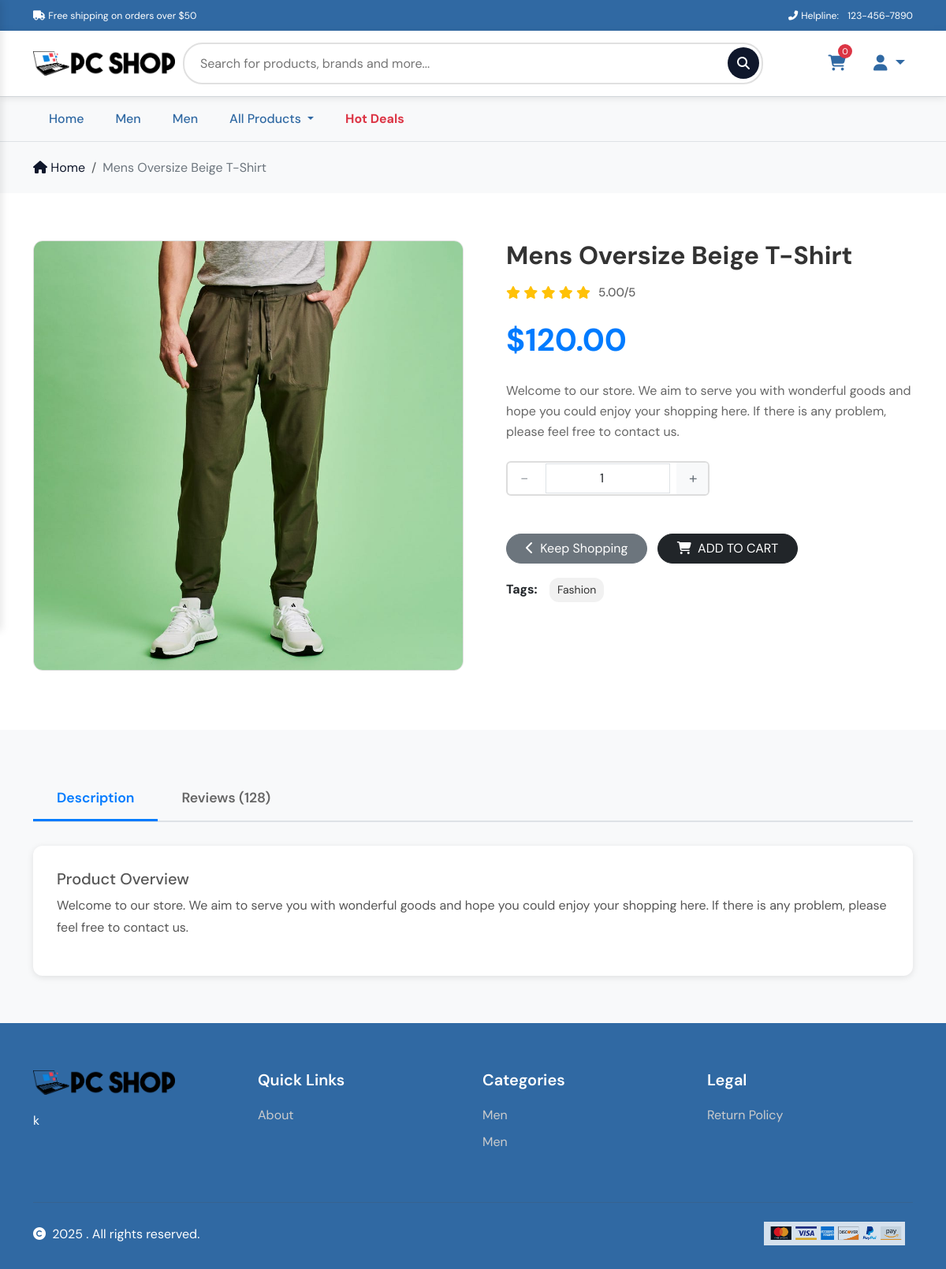
The app's page /products/smihono-womens-tops-summer-dressy-casual-fashion/, older data.
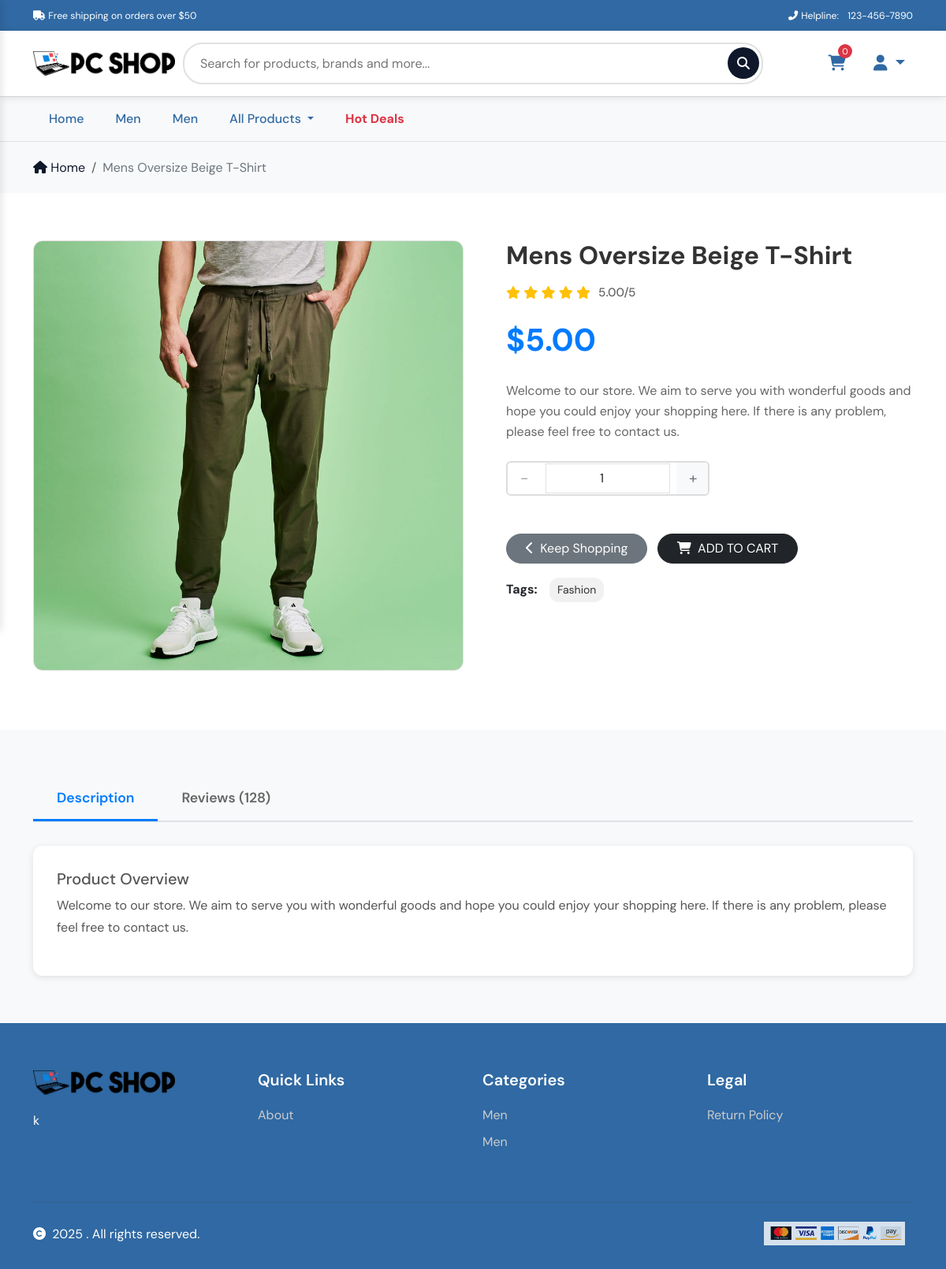
The same page, newer data.
### product/models.py (models this page shows, shortened)
class Product(models.Model):
    product_name = models.CharField(max_length=200)
    product_slug = models.SlugField(max_length=255, unique=True, blank=True)
    sku = models.CharField(max_length=200, unique=True, blank=True, null=True)
    brand = models.ForeignKey(Brand, on_delete=models.SET_NULL, null=True, blank=True)
    category = models.ForeignKey(Category, on_delete=models.SET_NULL, null=True, blank=True)
    tags = models.ManyToManyField(Tag, blank=True, related_name='products')
    price = models.DecimalField(max_digits=8, decimal_places=2, default=0.00)
    short_description = models.CharField(max_length=255, blank=True, null=True)
    description = HTMLField(blank=True, null=True)
    has_variation = models.BooleanField(default=False, null=True, blank=True)
    rating = models.DecimalField(max_digits=6, decimal_places=2, null=True, blank=True)
    image_url = models.URLField(max_length=1024, null=True, blank=True)
    thumbnail = models.ImageField(upload_to='thumbnails/', null=True, blank=True)
    is_active = models.BooleanField(default=True)
    is_featured = models.BooleanField(default=False)
    created_at = models.DateTimeField(auto_now_add=True)
    updated_at = models.DateTimeField(auto_now=True)

### product/views.py (the view)
# urls.py: path('<slug:product_slug>/', views.product_detail, name='product_detail'),
def product_detail(request, product_slug):
    setting = WebsiteSetting.objects.first()
    menuCategories = Category.objects.filter(
        is_active=True,
        parent_category__isnull=True
    ).prefetch_related("subcategories")
    product = get_object_or_404(Product, product_slug=product_slug)
    variations = product.product_variations.select_related('variation').all()
    grouped_variations = {}
    for name, group in groupby(sorted(variations, key=lambda v: v.variation.name), key=lambda v: v.variation.name):
        grouped_variations[name] = list(group)
    related_products = Product.objects.filter(
        category=product.category,
        is_active=True
    ).exclude(pk=product.pk)[:4]
    context = {
        "setting": setting,
        'menuCategories': menuCategories,
        'product': product,
        'grouped_variations': grouped_variations,
        'related_products': related_products,
    }
    return render(request, "product/product_details.html", context)

### bag/contexts.py (called while the page is built, shortened)
def bag_contents(request):
    bag_items = []
    total = 0
    product_count = 0
    bag = request.session.get('bag', {})
    if total < settings.FREE_DELIVERY_THRESHOLD:
        delivery = total * Decimal(settings.STANDARD_DELIVERY_PERCENTAGE / 100)
        free_delivery_delta = settings.FREE_DELIVERY_THRESHOLD - total
    else:
        delivery = Decimal(0)
        free_delivery_delta = Decimal(0)
    grand_total = total + delivery
    return {
        'bag_items': bag_items,
        'total': total,
        'product_count': product_count,
        'delivery': delivery,
        'free_delivery_delta': free_delivery_delta,
        'free_delivery_threshold': settings.FREE_DELIVERY_THRESHOLD,
        'grand_total': grand_total,
    }

### businessprofile/context_processors.py (called while the page is built)
def website_settings(request):
    setting = WebsiteSetting.objects.first()
    return {'setting': setting}

def footer_quick_links(request):
    quick_links = QuickLink.objects.filter(is_active=True)
    return {'footerQuickLinks': quick_links}

def footer_legal_links(request):
    legal_links = LegalLink.objects.filter(is_active=True)
    return {'footerLegalLinks': legal_links}

### product/templates/product/product_details.html (shortened to what the changed rows need)
{% extends 'frontend/layouts/base.html' %}
{% load static %}
{% block content %}
<section class="breadcrumb-section border-top">
    <div class="container">
        <nav aria-label="breadcrumb">
            <ol class="breadcrumb">
                <li class="breadcrumb-item"><a href="/"><i class="fas fa-home"></i> Home</a></li>
                <li class="breadcrumb-item active" aria-current="page">{{ product.product_name }}</li>
            </ol>
        </nav>
    </div>
</section>
<section class="product-details-section">
    <div class="container">
        <div class="row">
            <div class="col-lg-6">
                <div class="product-image-wrapper">
                    {% if product.thumbnail %}
                    <img src="{{ product.thumbnail.url }}" class="product-main-image" alt="{{ product.product_name }}"
                        id="mainImage">
                    {% elif product.image_url %}
                    <img src="{{ product.image_url }}" class="product-main-image" alt="{{ product.product_name }}"
                        id="mainImage">
                    {% else %}
                    <img src="{% static 'assets/images/default.jpg' %}" class="product-main-image" alt="No Image"
                        id="mainImage">
                    {% endif %}
                </div>
            </div>
            <div class="col-lg-6">
                <div class="product-info-wrapper">
                    <h1 class="product-detail-title">{{ product.product_name }}</h1>
                    {% if product.rating %}
                    <div class="product-rating">
                        <div class="rating-stars">
                            {% for i in "12345" %}
                            {% with star=forloop.counter %}
                            {% if product.rating >= star %}
                            <i class="fas fa-star"></i>
                            {% elif product.rating >= star|add:"-0.5" %}
                            <i class="fas fa-star-half-alt"></i>
                            {% else %}
                            <i class="far fa-star"></i>
                            {% endif %}
                            {% endwith %}
                            {% endfor %}
                        </div>
                        <span class="rating-text">{{ product.rating }}/5</span>
                    </div>
                    {% endif %}
                    <div class="product-detail-price">${{ product.price }}</div>
                    {% if product.short_description %}
                    <p class="product-short-desc">{{ product.short_description }}</p>
                    {% endif %}
                    <form class="form" action="{% url 'add_to_bag' product.id %}" method="POST">
                        <div class="form-row">
                            <div class="quantity-selector mt-4">
                                <div class="quantity-input d-flex align-items-center w-50">
                                    <button type="button" class="quantity-btn btn btn-outline-secondary rounded-0 px-3">-</button>
                                    <input type="number"
                                        class="form-control text-center rounded-0 mx-2"
                                        name="quantity"
                                        value="1"
                                        min="1"
                                        max="99"
                                        data-item_id="{{ product.id }}"
                                        id="id_qty_{{ product.id }}">
                                    <button type="button" class="quantity-btn btn btn-outline-secondary rounded-0 px-3">+</button>
                                </div>
                            </div>
                        </div>
                    </form>
                    {% if product.tags.all %}
                    <div class="product-tags">
                        <span class="tags-label">Tags:</span>
                        {% for tag in product.tags.all %}
                        <a href="" class="product-tag">
                        </a>
                        {% empty %}
                        <span>No tags available</span>
                        {% endfor %}
                    </div>
                    {% endif %}
                </div>
            </div>
        </div>
    </div>
</section>
<section class="details-review-section">
    <div class="container">
        <div class="tab-content" id="productTabContent">
            <div class="tab-pane fade show active" id="description" role="tabpanel">
                <div class="product-description">
                    <h5>Product Overview</h5>
                    {{ product.description | safe }}
                </div>
            </div>
        </div>
    </div>
</section>
{% endblock %}

Row changes from the older to the newer data that the page shows:
changed Product "Mens Oversize Beige T-Shirt": price "120.00" → "5.00"
